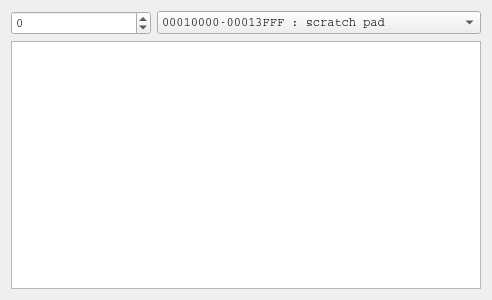
<ui version="4.0" >
 <class>QMemoryViewerClass</class>
 <widget class="QWidget" name="QMemoryViewerClass" >
  <property name="geometry" >
   <rect>
    <x>0</x>
    <y>0</y>
    <width>443</width>
    <height>300</height>
   </rect>
  </property>
  <property name="windowTitle" >
   <string>QMemoryViewer</string>
  </property>
  <property name="styleSheet" >
   <string notr="true" />
  </property>
  <layout class="QGridLayout" name="gridLayout" >
   <item row="0" column="1" colspan="2" >
    <widget class="QComboBox" name="memoryview_addressrange_combobox" >
     <property name="font" >
      <font>
       <family>Courier</family>
      </font>
     </property>
     <item>
      <property name="text" >
       <string>00010000-00013FFF : scratch pad</string>
      </property>
     </item>
     <item>
      <property name="text" >
       <string>04000000-043FFFFF : video ram</string>
      </property>
     </item>
     <item>
      <property name="text" >
       <string>04400000-047FFFFF : extra video ram</string>
      </property>
     </item>
     <item>
      <property name="text" >
       <string>08000000-087FFFFF : kernel main ram</string>
      </property>
     </item>
     <item>
      <property name="text" >
       <string>08800000-09FFFFFF : user main memory</string>
      </property>
     </item>
     <item>
      <property name="text" >
       <string>0A000000-0BFFFFFF : extra user main memory</string>
      </property>
     </item>
    </widget>
   </item>
   <item row="1" column="0" colspan="3" >
    <widget class="QMemoryTreeView" name="memoryview_treeview" >
     <property name="enabled" >
      <bool>true</bool>
     </property>
     <property name="font" >
      <font>
       <family>Courier</family>
       <stylestrategy>PreferAntialias</stylestrategy>
      </font>
     </property>
     <property name="horizontalScrollBarPolicy" >
      <enum>Qt::ScrollBarAlwaysOff</enum>
     </property>
     <property name="alternatingRowColors" >
      <bool>true</bool>
     </property>
     <property name="selectionMode" >
      <enum>QAbstractItemView::ExtendedSelection</enum>
     </property>
     <property name="selectionBehavior" >
      <enum>QAbstractItemView::SelectItems</enum>
     </property>
     <property name="rootIsDecorated" >
      <bool>false</bool>
     </property>
     <property name="uniformRowHeights" >
      <bool>true</bool>
     </property>
     <property name="animated" >
      <bool>false</bool>
     </property>
     <property name="allColumnsShowFocus" >
      <bool>true</bool>
     </property>
     <property name="expandsOnDoubleClick" >
      <bool>false</bool>
     </property>
    </widget>
   </item>
   <item row="0" column="0" >
    <widget class="QMemorySpinBox" name="memoryview_address_spinbox" >
     <property name="minimumSize" >
      <size>
       <width>140</width>
       <height>0</height>
      </size>
     </property>
     <property name="font" >
      <font>
       <family>Courier</family>
      </font>
     </property>
     <property name="toolTip" >
      <string>type an hexadecimal address or drag a register holding an address to view </string>
     </property>
     <property name="buttonSymbols" >
      <enum>QAbstractSpinBox::UpDownArrows</enum>
     </property>
     <property name="minimum" >
      <number>-2147483647</number>
     </property>
     <property name="maximum" >
      <number>2147483647</number>
     </property>
     <property name="value" >
      <number>0</number>
     </property>
    </widget>
   </item>
  </layout>
 </widget>
 <layoutdefault spacing="6" margin="11" />
 <customwidgets>
  <customwidget>
   <class>QMemoryTreeView</class>
   <extends>QTreeView</extends>
   <header>qmemorytreeview.h</header>
   <slots>
    <slot>changeFont(QFont)</slot>
    <slot>changeAddress(int)</slot>
    <slot>changeAddressRange(int)</slot>
   </slots>
  </customwidget>
  <customwidget>
   <class>QMemorySpinBox</class>
   <extends>QSpinBox</extends>
   <header>qmemoryspinbox.h</header>
  </customwidget>
 </customwidgets>
 <resources/>
 <connections>
  <connection>
   <sender>memoryview_addressrange_combobox</sender>
   <signal>currentIndexChanged(int)</signal>
   <receiver>memoryview_treeview</receiver>
   <slot>changeAddressRange(int)</slot>
   <hints>
    <hint type="sourcelabel" >
     <x>309</x>
     <y>21</y>
    </hint>
    <hint type="destinationlabel" >
     <x>311</x>
     <y>62</y>
    </hint>
   </hints>
  </connection>
  <connection>
   <sender>memoryview_address_spinbox</sender>
   <signal>valueChanged(int)</signal>
   <receiver>memoryview_treeview</receiver>
   <slot>changeAddress(int)</slot>
   <hints>
    <hint type="sourcelabel" >
     <x>88</x>
     <y>24</y>
    </hint>
    <hint type="destinationlabel" >
     <x>87</x>
     <y>60</y>
    </hint>
   </hints>
  </connection>
 </connections>
</ui>
